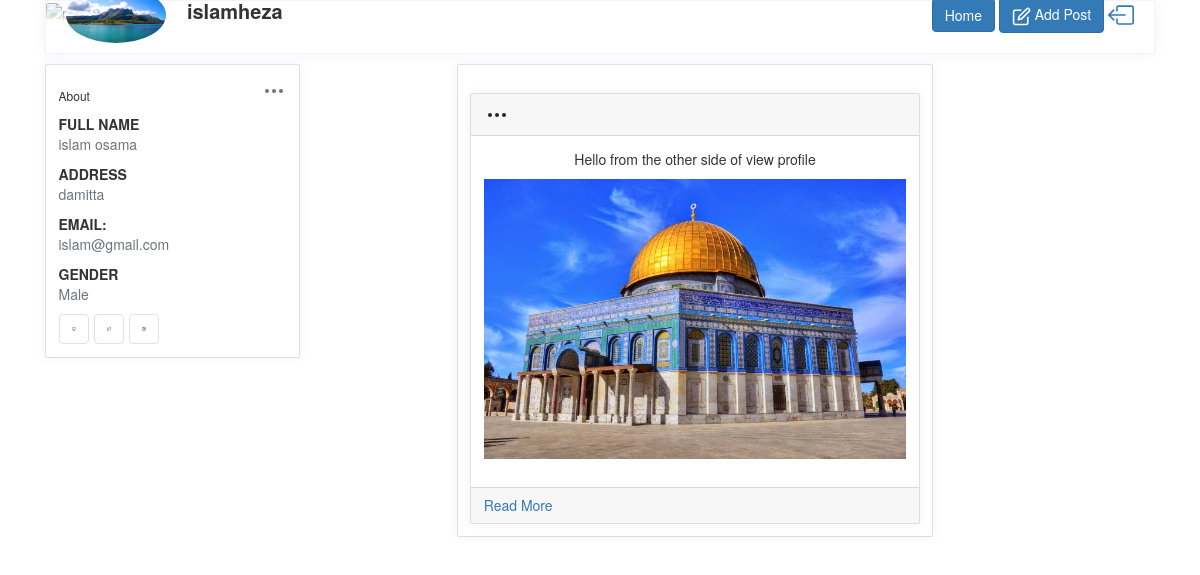
The app's page /profile.php (signed in) with its own data.
### tables this page shows
CREATE TABLE `users` (
  `User_Id` int(11) NOT NULL,
  `fname` varchar(30) NOT NULL,
  `lname` varchar(30) NOT NULL,
  `Username` varchar(30) NOT NULL,
  `Address` varchar(30) NOT NULL,
  `Email` varchar(30) NOT NULL,
  `Password` varchar(30) NOT NULL,
  `Gender` enum('Female','Male') NOT NULL,
  `Profile_Img` varchar(30) NOT NULL
);

CREATE TABLE `posts` (
  `Post_Id` int(11) NOT NULL,
  `User_Id` int(11) NOT NULL,
  `Body` varchar(250) NOT NULL,
  `Image` varchar(30) NOT NULL,
  `Date` datetime DEFAULT NULL
);

### viewprofile.php (called while the page is built)
<?php
$con = new PDO("mysql:host=localhost; dbname=Facebook","root","");
$data=$con->query("select * from users where User_Id={$_COOKIE['userid']}");
$profile=$data->fetch(PDO::FETCH_ASSOC);
?>

### Designs/viewProfile.php (the view)
<div class="middle col-8 text-center">
        <div class="row gutters-sm " >
            <div class="col-8" style="margin: 0 auto;">
              <div class="card mb-3">
                <div class="card-body">
                <?php
              $con = new PDO("mysql:host=localhost; dbname=Facebook","root","");
              $data=$con->query("select * from posts where User_Id='{$_COOKIE['userid']}'");
              $profileview=$data->fetchAll(PDO::FETCH_ASSOC);
              foreach($profileview as $value){
                echo "
    <div class='card rounded mt-4'>
        <div class='card-header'>
            <div class='d-flex align-items-center justify-content-between'>
                <div class='dropdown'>
                    <button class='btn p-0' type='button' id='dropdownMenuButton2' data-toggle='dropdown' aria-haspopup='true' aria-expanded='false'>
                        <svg xmlns='http://www.w3.org/2000/svg' width='24' height='24' viewBox='0 0 24 24' fill='none' stroke='currentColor' stroke-width='2' stroke-linecap='round' stroke-linejoin='round' class='feather feather-more-horizontal icon-lg pb-3px'>
                            <circle cx='12' cy='12' r='1'></circle>
                            <circle cx='19' cy='12' r='1'></circle>
                            <circle cx='5' cy='12' r='1'></circle>
                        </svg>
                    </button>
                    <div class='dropdown-menu' aria-labelledby='dropdownMenuButton2'>
                        <a class='dropdown-item d-flex align-items-center' href='post.php?id={$value['Post_Id']}'>
                                <span class=''>View Post</span></a>
                        <a class='dropdown-item d-flex align-items-center' href='post.php?id={$value['Post_Id']}&action=edit'>
                                <span class=''>Edit</span></a>
                        <a class='dropdown-item d-flex align-items-center' href='deletePost.php?id={$value['Post_Id']}'>
                                <span class=''>Delete</span></a>
                    </div>
                </div>
            </div>
        </div>
        <div class='card-body'>
            <p class='mb-3 tx-14'>{$value['Body']}</p>";
            if($value['Image']){
                echo "<img src='images/{$value['Image']}'  class='img-fluid mb-4' width='500' height='250' alt='postImg'> " ;};
                echo"
        </div>
        <div class='card-footer'>
            <div class='d-flex post-actions'>
            <a href ='post.php?id={$value['Post_Id']}'>Read More</a>
            </div>
        </div>
    </div>";
              }
              ?>
                </div>
              </div>
            </div>
          </div>
        </div>

### Layouts/header.php (shortened to what this page needs)
<?php include("viewprofile.php")?>
<div class="row">
        <div class="col-12 grid-margin">
            <div class="profile-header">
                <div class="cover">
                    <div class="gray-shade"></div>
                    <figure>
                    </figure>
                    <div class="cover-body d-flex justify-content-between align-items-center">
                        <div>
                            <img class="profile-pic" src="images/<?php echo$profile['Profile_Img'];?>" alt="profile">
                            <span class="profile-name"><?php echo $profile['Username']?></span>
                        </div>
                        <div class="d-none d-md-block">
                        <a href="index.php" class="btn btn-primary">Home</a>
                            <a href="#" class="btn btn-primary btn-icon-text btn-edit-profile" onclick="openForm()">
                                 Add Post
                            </a>
                            <a href="logout.php">
                           </a>
                        </div>
                    </div>
                </div>
                <div class="header-links">
                </div>
            </div>
        </div>
    </div>

### Layouts/LeftSide.php (shortened to what this page needs)
<?php include("viewprofile.php")?>
<div class="d-none d-md-block col-md-4 col-xl-3 left-wrapper">
            <div class="card rounded">
                <div class="card-body">
                    <div class="d-flex align-items-center justify-content-between mb-2">
                        <h6 class="card-title mb-0">About</h6>
                        <div class="dropdown">
                            <button class="btn p-0" type="button" id="dropdownMenuButton" data-toggle="dropdown" aria-haspopup="true" aria-expanded="false">
                            </button>
                        </div>
                    </div>
                    <div class="mt-3">
                        <label class="tx-11 font-weight-bold mb-0 text-uppercase">Full Name</label>
                        <p class="text-muted"><?php echo $profile['fname']." ".$profile['lname']?></p>
                    </div>
                    <div class="mt-3">
                        <label class="tx-11 font-weight-bold mb-0 text-uppercase">Address</label>
                        <p class="text-muted"><?php echo $profile['Address']?></p>
                    </div>
                    <div class="mt-3">
                        <label class="tx-11 font-weight-bold mb-0 text-uppercase">Email:</label>
                        <p class="text-muted"><?php echo $profile['Email']?></p>
                    </div>
                    <div class="mt-3">
                        <label class="tx-11 font-weight-bold mb-0 text-uppercase">Gender</label>
                        <p class="text-muted"><?php echo $profile['Gender']?></p>
                    </div>
                    <div class="mt-3 d-flex social-links">
                        <a href="javascript:;" class="btn d-flex align-items-center justify-content-center border mr-2 btn-icon github">
                        </a>
                        <a href="javascript:;" class="btn d-flex align-items-center justify-content-center border mr-2 btn-icon twitter">
                        </a>
                        <a href="javascript:;" class="btn d-flex align-items-center justify-content-center border mr-2 btn-icon instagram">
                        </a>
                    </div>
                </div>
            </div>
        </div>

### Css/index.css (style rules this page uses)
body { background-color: #f9fafb; margin-top:20px; }
.profile-page .profile-header { box-shadow: 0 0 10px 0 rgba(183, 192, 206, 0.2); border: 1px solid #f2f4f9; }
.profile-page .profile-header .cover { position: relative; border-radius: .25rem .25rem 0 0; }
.profile-page .profile-header .cover figure { margin-bottom: 0; }
.profile-page .profile-header .cover .gray-shade { position: absolute; top: 0; left: 0; width: 100%; height: 100%; z-index: 1; background: linear-gradient(rgba(255, 255, 255, 0.1), #fff 99%); }
.profile-page .profile-header .cover .cover-body { position: absolute; bottom: -20px; left: 0; z-index: 2; width: 100%; padding: 0 20px; }
.profile-page .profile-header .cover .cover-body .profile-pic { border-radius: 50%; width: 100px; }
.profile-page .profile-header .cover .cover-body .profile-name { font-size: 20px; font-weight: 600; margin-left: 17px; }
.profile-page .profile-header .header-links { padding: 15px; display: -webkit-flex; display: flex; -webkit-justify-content: center; justify-content: center; background: #fff; border-radius: 0 0 .25rem .25rem; }
.profile-page .profile-body .left-wrapper .social-links a { width: 30px; height: 30px; }
img { vertical-align: middle; border-style: none; }
.card-header:first-child { border-radius: 0 0 0 0; }
.card-header { padding: 0.875rem 1.5rem; margin-bottom: 0; background-color: rgba(0, 0, 0, 0); border-bottom: 1px solid #f2f4f9; }
.card-footer:last-child { border-radius: 0 0 0 0; }
.card-footer { padding: 0.875rem 1.5rem; background-color: rgba(0, 0, 0, 0); border-top: 1px solid #f2f4f9; }
.grid-margin { margin-bottom: 1rem; }
.card { box-shadow: 0 0 10px 0 rgba(183, 192, 206, 0.2); -webkit-box-shadow: 0 0 10px 0 rgba(183, 192, 206, 0.2); -moz-box-shadow: 0 0 10px 0 rgba(183, 192, 206, 0.2); -ms-box-shadow: 0 0 10px 0 rgba(183, 192, 206, 0.2); }
.rounded { border-radius: 0.25rem !important; }
.card { position: relative; display: flex; flex-direction: column; min-width: 0; word-wrap: break-word; background-color: #fff; background-clip: border-box; border: 1px solid #f2f4f9; border-radius: 0.25rem; }

### records on screen
users: Profile_Img (picture), fname "islam", lname "osama", Address "damitta", Email "islam@gmail.com", Gender "Male"
posts: Body "Hello from the other side of view profile", Image (picture)
